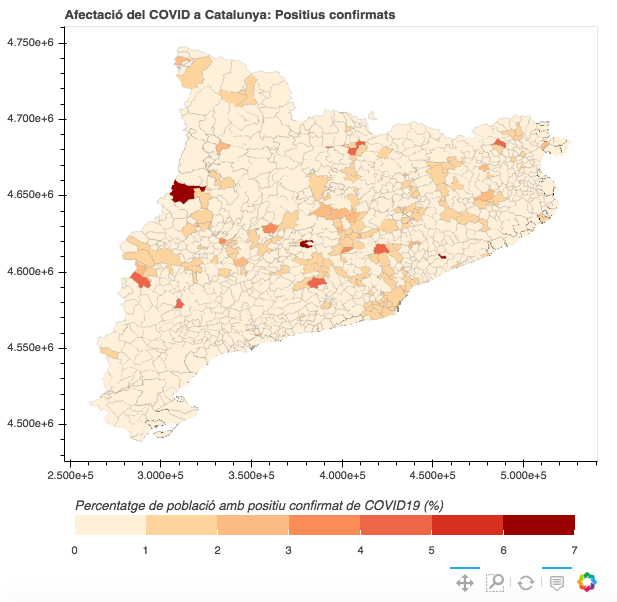

Generate this figure with Python:
# ----- Importació de llibreries ------

import numpy as np
import pandas as pd
import geopandas as gpd

from bokeh.io import show
from bokeh.models import (ColorBar, GeoJSONDataSource, HoverTool, LinearColorMapper)
from bokeh.palettes import brewer
from bokeh.plotting import figure


# ----- Importació de dades ------

# Casos de covid per municipi
covid = pd.read_csv('Registre_de_casos_de_COVID-19_realitzats_a_Catalunya._Segregaci__per_sexe_i_municipi.csv',
                   dtype = {'MunicipiCodi':str, 'NumCasos':np.int32})
# Municipis de Catalunya
municipis = gpd.read_file('../Dades/CatalunyaMunicipis/bm5mv21sh0tpm1_20200601_0.shp')

# Població de Catalunya per municipi
poblacio = pd.read_csv('../Dades/Població/Poblaci__de_Catalunya_per_municipi__rang_d_edat_i_sexe.csv',
                      dtype = {'Codi':str})


# ----- Preparació de dades ------

# Selecció segons tipus de cas
covid = covid.loc[covid['TipusCasDescripcio']!='Sospitós',:]

# Selecció de dades geolocalitzades
covid = covid.loc[covid['MunicipiCodi'].notna(), ['MunicipiCodi','NumCasos']]

# Agrupació de dades per municipi
covid = covid.groupby('MunicipiCodi', as_index = False).sum()

# Població per municipi
poblacio = poblacio[:947]
poblacio['Total'] = poblacio.iloc[:,8:11].apply(sum,1)

# Correcció codi municipi
def correct_code(codi):
    while len(codi)<6:
        codi = '0' + codi
    return codi

poblacio['Codi'] = poblacio['Codi'].apply(correct_code).str[:5]

municipis['CODIMUNI'] = municipis['CODIMUNI'].str[:5]


# ----- Integració de dades -----

# Municipis amb població
municipis = municipis.merge(poblacio[['Codi','Total']], left_on='CODIMUNI', right_on='Codi', how='left')

# Municipis amb covid
dades_mapa = municipis.merge(covid, left_on='CODIMUNI', right_on='MunicipiCodi', how='left')

# Omplir valors nuls
dades_mapa.loc[dades_mapa['NumCasos'].isna(), 'NumCasos'] = 0

# Càlcul del percentatge de casos
dades_mapa['PercentatgeCasos'] = round(dades_mapa['NumCasos'] * 100 / dades_mapa['Total'],1)


# ----- Visualització de dades ------

# Creació de la font de dades
geosource = GeoJSONDataSource(geojson = dades_mapa.to_json())

# Paleta de colors
palette = brewer['OrRd'][7]
palette = palette[::-1]
color_mapper = LinearColorMapper(palette = palette, low = 0, high = 7)

# Valors de la llegenda
tick_labels = {'0': '0', '1': '1', '2': '2', '3': '3', '4': '4',
               '5': '5', '6': '6', '7': '7'}

# Llegenda
color_bar = ColorBar(color_mapper = color_mapper,
                     title = "Percentatge de població amb positiu confirmat de COVID19 (%)",
                     label_standoff = 8,
                     width = 500, height = 20,
                     border_line_color = None,
                     location = (0,0),
                     orientation = 'horizontal',
                     major_label_overrides = tick_labels)

# Figura
p = figure(title = 'Afectació del COVID a Catalunya: Positius confirmats',
           toolbar_location = 'below',
           tools = 'pan, box_zoom, reset')

# Graella
p.xgrid.grid_line_color = None
p.ygrid.grid_line_color = None

# Representació gràfica
p_municipis = p.patches('xs','ys', source = geosource,
                        fill_color = {'field' :'PercentatgeCasos', 'transform' : color_mapper},
                        line_color = 'gray',
                        line_width = 0.25, fill_alpha = 1)

p.add_tools(HoverTool(renderers = [p_municipis],
                      tooltips = [('Municipi','@NOMMUNI'),
                                  ('Població afectada (%)','@PercentatgeCasos{1.1}'),
                                  ('Positius acumulats','@NumCasos'),]))
p.add_layout(color_bar, 'below')

show(p)
